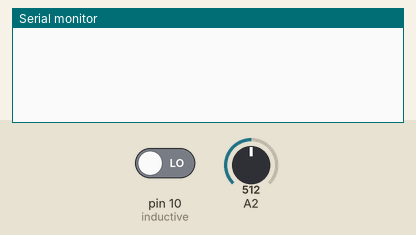
This sketch was run on a simulated Arduino Uno, built with avr-gcc and run on an emulated ATmega328P. Parts: the last lines printed to the serial monitor. Inputs (shaded band) come from the test bench; at power-on: pin 10 (inductive) LOW, A2 = 512.

Above: at 1.2 s.
1.3 s: pin 10 (inductive) driven HIGH
At 2.1 s:
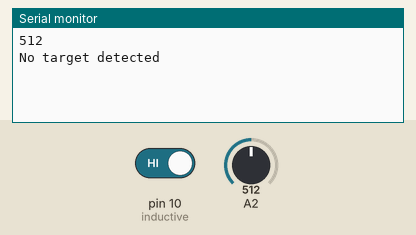
2.8 s: pin 10 (inductive) driven LOW
At 3.3 s:
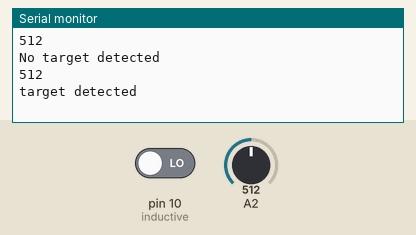

The sketch:

inductive.ino
```cpp
int inductive=10;
int stateInd= LOW;
int valueInd;
int valueInd2;
void setup()
{
Serial.begin(9600);
pinMode(inductive,INPUT);

}
void loop()
{
valueInd = digitalRead(inductive);
valueInd2 =analogRead(inductive);
if(valueInd!=stateInd)
{
  stateInd=valueInd;
  Serial.println(valueInd2);
  if (stateInd==0)
  {
    Serial.println("target detected");

  }

   else{
     Serial.println("No target detected");
    }
 }
}
```

Measured:
- after the input at 1.3 s, the serial monitor: prints a new line at once (image 1)
- after the input at 2.8 s, the serial monitor: prints a new line at once (image 2)
